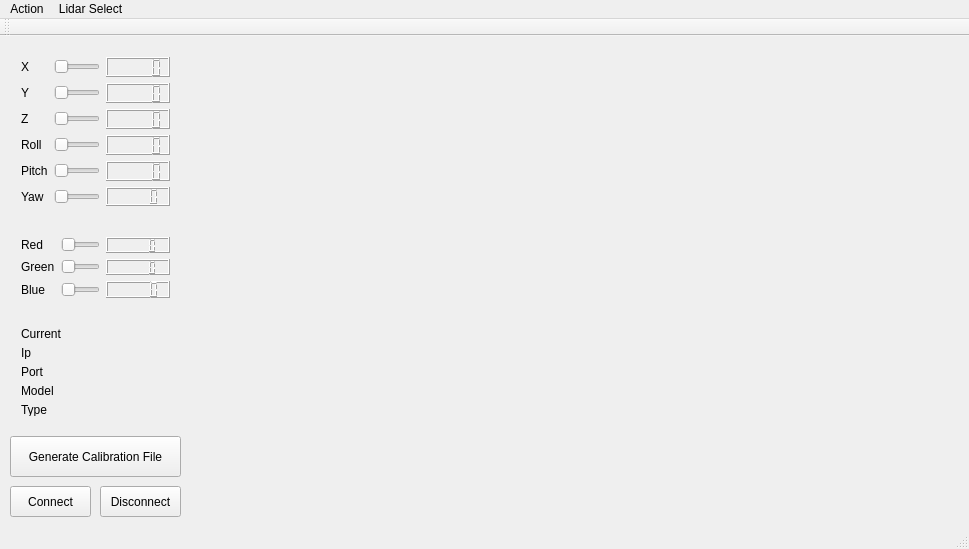
<?xml version="1.0" encoding="UTF-8"?>
<ui version="4.0">
 <class>MainWindow</class>
 <widget class="QMainWindow" name="MainWindow">
  <property name="geometry">
   <rect>
    <x>0</x>
    <y>0</y>
    <width>969</width>
    <height>549</height>
   </rect>
  </property>
  <property name="windowTitle">
   <string>MainWindow</string>
  </property>
  <widget class="QWidget" name="centralWidget">
   <widget class="QWidget" name="gridLayoutWidget_4">
    <property name="geometry">
     <rect>
      <x>10</x>
      <y>190</y>
      <width>171</width>
      <height>83</height>
     </rect>
    </property>
    <layout class="QGridLayout" name="gridLayout_4">
     <item row="2" column="1">
      <widget class="QSlider" name="greenSlider">
       <property name="cursor">
        <cursorShape>PointingHandCursor</cursorShape>
       </property>
       <property name="orientation">
        <enum>Qt::Horizontal</enum>
       </property>
      </widget>
     </item>
     <item row="3" column="2">
      <widget class="QLCDNumber" name="blueDisplay"/>
     </item>
     <item row="3" column="0">
      <widget class="QLabel" name="blueLabel">
       <property name="text">
        <string>Blue</string>
       </property>
      </widget>
     </item>
     <item row="1" column="1">
      <widget class="QSlider" name="redSlider">
       <property name="cursor">
        <cursorShape>PointingHandCursor</cursorShape>
       </property>
       <property name="orientation">
        <enum>Qt::Horizontal</enum>
       </property>
      </widget>
     </item>
     <item row="3" column="1">
      <widget class="QSlider" name="blueSlider">
       <property name="cursor">
        <cursorShape>PointingHandCursor</cursorShape>
       </property>
       <property name="orientation">
        <enum>Qt::Horizontal</enum>
       </property>
      </widget>
     </item>
     <item row="2" column="2">
      <widget class="QLCDNumber" name="greenDisplay"/>
     </item>
     <item row="1" column="2">
      <widget class="QLCDNumber" name="redDisplay"/>
     </item>
     <item row="2" column="0">
      <widget class="QLabel" name="greenLabel">
       <property name="text">
        <string>Green</string>
       </property>
      </widget>
     </item>
     <item row="1" column="0">
      <widget class="QLabel" name="redLabel">
       <property name="text">
        <string>Red</string>
       </property>
      </widget>
     </item>
    </layout>
   </widget>
   <widget class="QWidget" name="gridLayoutWidget_3">
    <property name="geometry">
     <rect>
      <x>10</x>
      <y>10</y>
      <width>171</width>
      <height>171</height>
     </rect>
    </property>
    <layout class="QGridLayout" name="gridLayout_3">
     <item row="4" column="2">
      <widget class="QLCDNumber" name="pitchDisplay"/>
     </item>
     <item row="3" column="0">
      <widget class="QLabel" name="rollLable">
       <property name="text">
        <string>Roll</string>
       </property>
      </widget>
     </item>
     <item row="5" column="0">
      <widget class="QLabel" name="yawLabel">
       <property name="text">
        <string>Yaw</string>
       </property>
      </widget>
     </item>
     <item row="3" column="2">
      <widget class="QLCDNumber" name="rollDisplay"/>
     </item>
     <item row="1" column="0">
      <widget class="QLabel" name="yLabel">
       <property name="text">
        <string>Y</string>
       </property>
      </widget>
     </item>
     <item row="4" column="0">
      <widget class="QLabel" name="pitchLabel">
       <property name="text">
        <string>Pitch</string>
       </property>
      </widget>
     </item>
     <item row="2" column="0">
      <widget class="QLabel" name="zLabel">
       <property name="text">
        <string>Z</string>
       </property>
      </widget>
     </item>
     <item row="1" column="2">
      <widget class="QLCDNumber" name="yDisplay"/>
     </item>
     <item row="5" column="2">
      <widget class="QLCDNumber" name="yawDisplay"/>
     </item>
     <item row="2" column="2">
      <widget class="QLCDNumber" name="zDisplay"/>
     </item>
     <item row="0" column="2">
      <widget class="QLCDNumber" name="xDisplay"/>
     </item>
     <item row="1" column="1">
      <widget class="QSlider" name="ySlider">
       <property name="cursor">
        <cursorShape>PointingHandCursor</cursorShape>
       </property>
       <property name="orientation">
        <enum>Qt::Horizontal</enum>
       </property>
      </widget>
     </item>
     <item row="2" column="1">
      <widget class="QSlider" name="zSlider">
       <property name="cursor">
        <cursorShape>PointingHandCursor</cursorShape>
       </property>
       <property name="orientation">
        <enum>Qt::Horizontal</enum>
       </property>
      </widget>
     </item>
     <item row="3" column="1">
      <widget class="QSlider" name="rollSlider">
       <property name="cursor">
        <cursorShape>PointingHandCursor</cursorShape>
       </property>
       <property name="orientation">
        <enum>Qt::Horizontal</enum>
       </property>
      </widget>
     </item>
     <item row="4" column="1">
      <widget class="QSlider" name="pitchSlider">
       <property name="cursor">
        <cursorShape>PointingHandCursor</cursorShape>
       </property>
       <property name="orientation">
        <enum>Qt::Horizontal</enum>
       </property>
      </widget>
     </item>
     <item row="5" column="1">
      <widget class="QSlider" name="yawSlider">
       <property name="cursor">
        <cursorShape>PointingHandCursor</cursorShape>
       </property>
       <property name="orientation">
        <enum>Qt::Horizontal</enum>
       </property>
      </widget>
     </item>
     <item row="0" column="1">
      <widget class="QSlider" name="xSlider">
       <property name="cursor">
        <cursorShape>PointingHandCursor</cursorShape>
       </property>
       <property name="orientation">
        <enum>Qt::Horizontal</enum>
       </property>
      </widget>
     </item>
     <item row="0" column="0">
      <widget class="QLabel" name="xLable">
       <property name="text">
        <string>X</string>
       </property>
      </widget>
     </item>
    </layout>
   </widget>
   <widget class="QPushButton" name="fileGenerationButton">
    <property name="geometry">
     <rect>
      <x>10</x>
      <y>400</y>
      <width>171</width>
      <height>41</height>
     </rect>
    </property>
    <property name="text">
     <string>Generate Calibration File</string>
    </property>
   </widget>
   <widget class="QWidget" name="formLayoutWidget">
    <property name="geometry">
     <rect>
      <x>10</x>
      <y>280</y>
      <width>171</width>
      <height>111</height>
     </rect>
    </property>
    <layout class="QFormLayout" name="formLayout">
     <item row="0" column="0">
      <widget class="QLabel" name="label_1">
       <property name="text">
        <string>Current</string>
       </property>
      </widget>
     </item>
     <item row="1" column="0">
      <widget class="QLabel" name="label_2">
       <property name="text">
        <string>Ip</string>
       </property>
      </widget>
     </item>
     <item row="2" column="0">
      <widget class="QLabel" name="label_3">
       <property name="text">
        <string>Port</string>
       </property>
      </widget>
     </item>
     <item row="0" column="1">
      <widget class="QLabel" name="currentLidarName">
       <property name="text">
        <string/>
       </property>
      </widget>
     </item>
     <item row="1" column="1">
      <widget class="QLabel" name="currentLidarIp">
       <property name="text">
        <string/>
       </property>
      </widget>
     </item>
     <item row="2" column="1">
      <widget class="QLabel" name="currentLidarPort">
       <property name="text">
        <string/>
       </property>
      </widget>
     </item>
     <item row="3" column="0">
      <widget class="QLabel" name="label_4">
       <property name="text">
        <string>Model</string>
       </property>
      </widget>
     </item>
     <item row="3" column="1">
      <widget class="QLabel" name="currentLidarModel">
       <property name="text">
        <string/>
       </property>
      </widget>
     </item>
     <item row="4" column="0">
      <widget class="QLabel" name="label_6">
       <property name="text">
        <string>Type</string>
       </property>
      </widget>
     </item>
     <item row="4" column="1">
      <widget class="QLabel" name="currentLidarType">
       <property name="text">
        <string/>
       </property>
      </widget>
     </item>
    </layout>
   </widget>
   <widget class="QPushButton" name="connectButton">
    <property name="geometry">
     <rect>
      <x>10</x>
      <y>450</y>
      <width>81</width>
      <height>31</height>
     </rect>
    </property>
    <property name="text">
     <string>Connect</string>
    </property>
   </widget>
   <widget class="QPushButton" name="disconnectButton">
    <property name="geometry">
     <rect>
      <x>100</x>
      <y>450</y>
      <width>81</width>
      <height>31</height>
     </rect>
    </property>
    <property name="text">
     <string>Disconnect</string>
    </property>
   </widget>
   <widget class="QVTKWidget" name="cloudView">
    <property name="geometry">
     <rect>
      <x>190</x>
      <y>10</y>
      <width>771</width>
      <height>471</height>
     </rect>
    </property>
   </widget>
  </widget>
  <widget class="QMenuBar" name="actionMenuBar">
   <property name="geometry">
    <rect>
     <x>0</x>
     <y>0</y>
     <width>969</width>
     <height>22</height>
    </rect>
   </property>
   <widget class="QMenu" name="menuFirst">
    <property name="title">
     <string>Action</string>
    </property>
    <addaction name="actionAdd_Lidar"/>
   </widget>
   <widget class="QMenu" name="menuSecond">
    <property name="title">
     <string>Lidar Select</string>
    </property>
   </widget>
   <addaction name="menuFirst"/>
   <addaction name="menuSecond"/>
  </widget>
  <widget class="QToolBar" name="mainToolBar">
   <attribute name="toolBarArea">
    <enum>TopToolBarArea</enum>
   </attribute>
   <attribute name="toolBarBreak">
    <bool>false</bool>
   </attribute>
  </widget>
  <widget class="QStatusBar" name="statusBar"/>
  <action name="actionAdd_Lidar">
   <property name="text">
    <string>Add Lidar</string>
   </property>
  </action>
 </widget>
 <layoutdefault spacing="6" margin="11"/>
 <customwidgets>
  <customwidget>
   <class>QVTKWidget</class>
   <extends>QWidget</extends>
   <header>QVTKWidget.h</header>
  </customwidget>
 </customwidgets>
 <resources/>
 <connections/>
</ui>
